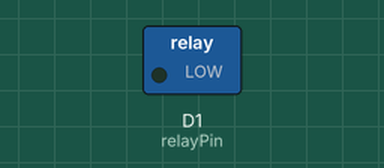
Simulated run of this sketch. Board: ESP8266 (Wemos D1 mini). Shown: switched loads named in the sketch (green lamp = pin HIGH). WiFi joins after 1.5 s; servers stay silent unless stated; web services answer with replies made up by the test bench.

Above: at 0.1 s.
At 2.4 s:
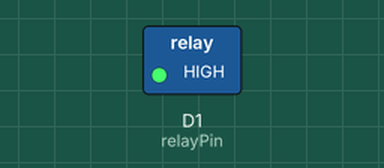
Timing chart, 0 to 3.9 s (numbered marks = the images above):
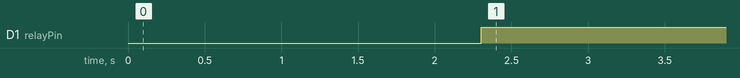

Measured:
- by itself, D1 (relayPin): LOW → HIGH at 2.3 s

The sketch:

blynk_and_IFTTT.ino
```cpp
#include <ESP8266WiFi.h>
#include <BlynkSimpleEsp8266.h>

char auth[] = "Kn2nyJ1Cjq6dbKzsTdr8DniTwfnjKcKB"; // Blynk token
const char* ssid = "abinwifi";
const char* password = "12345678";
const int relayPin = D1;
const char* iftttWebhookURL = "https://maker.ifttt.com/trigger/d1_mini_online/with/key/ec5f4Ee4XmFQaeRPEEEb1xNJFAi-ayeBy27fYMD1AgE";

void setup() {
  pinMode(relayPin, OUTPUT);
  digitalWrite(relayPin, LOW);

  // Connect to WiFi
  WiFi.begin(ssid, password);

  while (WiFi.status() != WL_CONNECTED) {
    delay(1000);
  }

  // Connect to Blynk
  Blynk.begin(auth, ssid, password);
}

void loop() {
  Blynk.run();

  if (WiFi.status() != WL_CONNECTED) {
    digitalWrite(relayPin, LOW);
    ESP.deepSleep(0);
  } else {
    digitalWrite(relayPin, HIGH);
    triggerIFTTTWebhook();
  }

  delay(1000);
}

void triggerIFTTTWebhook() {
  WiFiClient client;
  if (client.connect("maker.ifttt.com", 443)) {
    client.print(String("POST ") + iftttWebhookURL + " HTTP/1.1\r\n" +
                 "Host: maker.ifttt.com\r\n" +
                 "Content-Length: 0\r\n\r\n");

    unsigned long timeout = millis();
    while (client.available() == 0) {
      if (millis() - timeout > 5000) {
        break;
      }
    }

    client.stop();
  }
}
```
